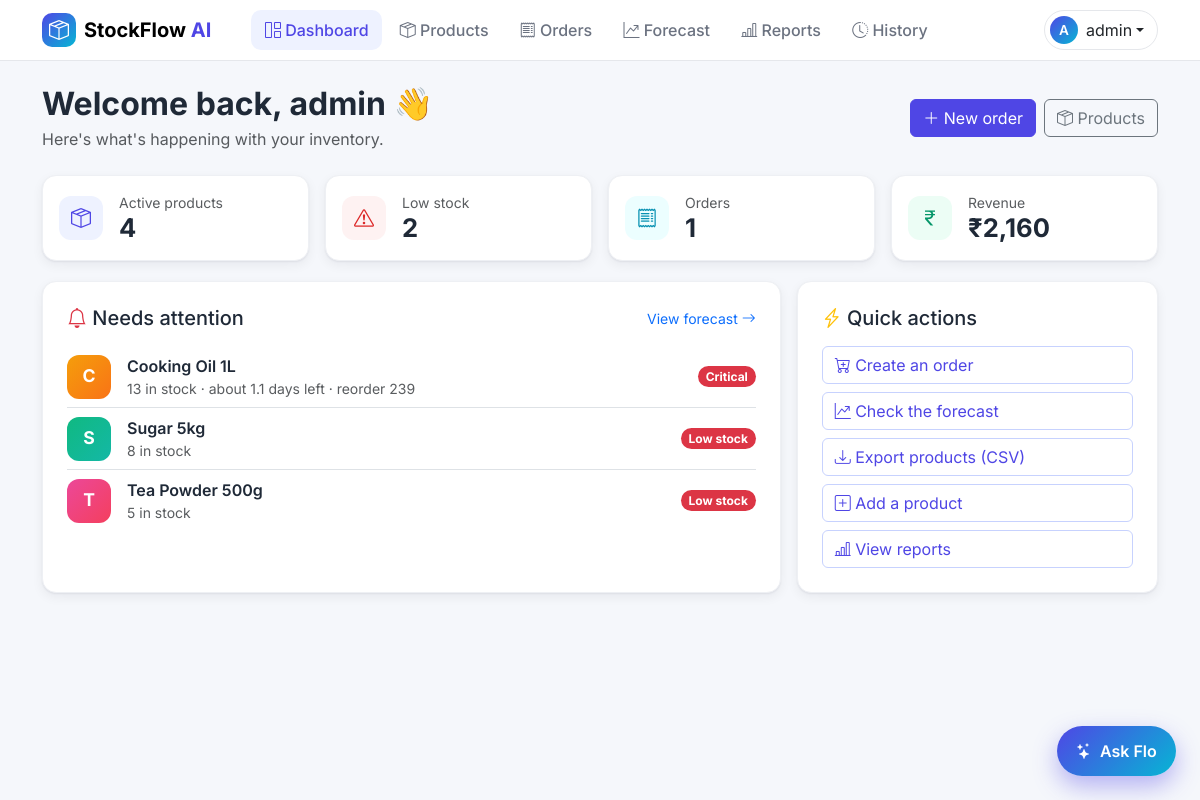
Before: / (signed in) with the older database file.
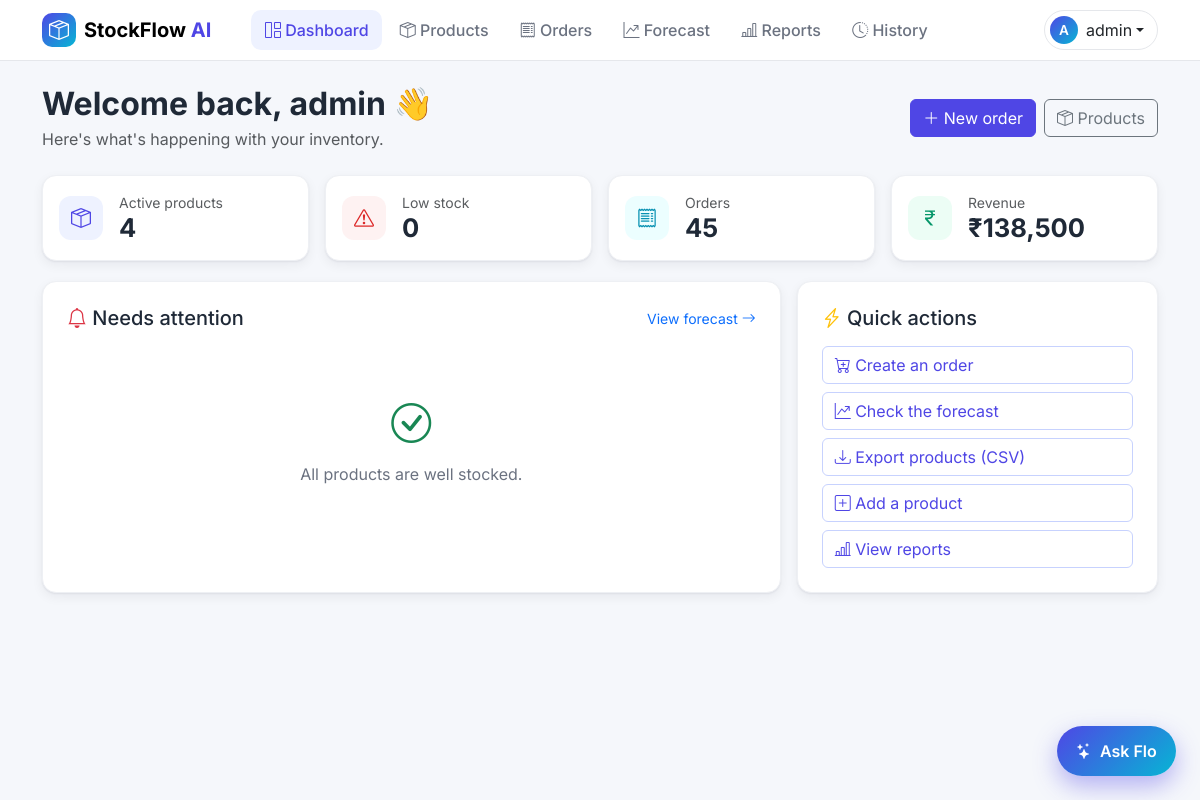
After: the same page with the newer database file.
### app/models.py (models this page shows, shortened)
class Product(db.Model):
    id = db.Column(db.Integer, primary_key=True)
    name = db.Column(db.String(120), unique=True, nullable=False)
    quantity = db.Column(db.Integer, nullable=False, default=0)
    price = db.Column(db.Float, nullable=False)
    reorder_level = db.Column(db.Integer, nullable=False, default=10)
    is_active = db.Column(db.Boolean, nullable=False, default=True)
    @property
    def is_low_stock(self):
        return self.quantity < self.reorder_level

### app/routes.py (the view)
    @app.route("/")
    def home():
        if not current_user.is_authenticated:
            return render_template("home.html")
        forecast_rows = forecast_products()
        attention = [row for row in forecast_rows if needs_attention(row)][:ATTENTION_LIMIT]
        critical_count = sum(1 for row in forecast_rows if row["status"] == "critical")
        return render_template(
            "home.html",
            summary=inventory_summary(),
            attention=attention,
            critical_count=critical_count,
        )

### app/auth.py (called while the page is built)
@login_manager.user_loader
def load_user(user_id):
    return db.session.get(User, int(user_id))

### app/forecast.py (called while the page is built)
def as_utc(value):
    if value is not None and value.tzinfo is None:
        return value.replace(tzinfo=timezone.utc)
    return value

def sales_by_product(now, window_days):
    since = now - timedelta(days=window_days)
    units = func.sum(-StockMovement.change).label("units")
    first_sale = func.min(StockMovement.created_at).label("first_sale")
    query = (
        select(StockMovement.product_id, units, first_sale)
        .where(StockMovement.reason == "order", StockMovement.created_at >= since)
        .group_by(StockMovement.product_id)
    )
    return {
        row.product_id: (row.units, as_utc(row.first_sale))
        for row in db.session.execute(query)
    }

def classify(days_left, lead_time_days):
    if days_left <= lead_time_days:
        return "critical"
    if days_left <= lead_time_days * 2:
        return "warning"
    return "ok"

### app/models.py (called while the page is built)
    @property
    def is_admin(self):
        return self.role == "admin"

### app/routes.py (called while the page is built)
def needs_attention(row):
    if row["status"] in ("critical", "warning"):
        return True
    return row["status"] == "no data" and row["product"].is_low_stock

### app/templates/home.html (shortened to what the changed rows need)
{% extends "base.html" %}
{% block content %}
{% if current_user.is_authenticated %}
    <div class="sf-page-header">
        <div>
            <h1 class="mb-1">Welcome back, {{ current_user.username }} 👋</h1>
            <p class="text-muted mb-0">Here's what's happening with your inventory.</p>
        </div>
        <div class="d-flex flex-wrap gap-2">
            <a class="btn btn-primary" href="{{ url_for('new_order') }}"><i class="bi bi-plus-lg"></i> New order</a>
            <a class="btn btn-outline-secondary" href="{{ url_for('products') }}"><i class="bi bi-box-seam"></i> Products</a>
        </div>
    </div>
    <div class="row g-3">
        <div class="col-6 col-lg-3">
            <div class="sf-card sf-hover p-3 h-100 d-flex align-items-center gap-3">
                <div class="sf-icon tint-primary"><i class="bi bi-box-seam"></i></div>
                <div class="min-w-0">
                    <div class="small text-muted">Active products</div>
                    <div class="sf-kpi-value">{{ summary.total_products }}</div>
                </div>
            </div>
        </div>
        <div class="col-6 col-lg-3">
            <div class="sf-card sf-hover p-3 h-100 d-flex align-items-center gap-3">
                <div class="sf-icon tint-danger"><i class="bi bi-exclamation-triangle"></i></div>
                <div class="min-w-0">
                    <div class="small text-muted">Low stock</div>
                    <div class="sf-kpi-value">{{ summary.low_stock_count }}</div>
                </div>
            </div>
        </div>
        <div class="col-6 col-lg-3">
            <div class="sf-card sf-hover p-3 h-100 d-flex align-items-center gap-3">
                <div class="sf-icon tint-info"><i class="bi bi-receipt"></i></div>
                <div class="min-w-0">
                    <div class="small text-muted">Orders</div>
                    <div class="sf-kpi-value">{{ summary.order_count }}</div>
                </div>
            </div>
        </div>
        <div class="col-6 col-lg-3">
            {% if current_user.is_admin %}
                <div class="sf-card sf-hover p-3 h-100 d-flex align-items-center gap-3">
                    <div class="sf-icon tint-success"><i class="bi bi-currency-rupee"></i></div>
                    <div class="min-w-0">
                        <div class="small text-muted">Revenue</div>
                        <div class="sf-kpi-value text-truncate">₹{{ "{:,.0f}".format(summary.revenue) }}</div>
                    </div>
                </div>
            {% endif %}
        </div>
    </div>
    <div class="row g-3 mt-1">
        <div class="col-lg-8">
            <div class="sf-card p-4 h-100">
                <div class="d-flex justify-content-between align-items-center mb-3">
                    <h2 class="h5 mb-0"><i class="bi bi-bell text-danger"></i> Needs attention</h2>
                    <a href="{{ url_for('forecast') }}" class="small text-decoration-none">View forecast <i class="bi bi-arrow-right"></i></a>
                </div>
                {% for row in attention %}
                    <div class="d-flex align-items-center gap-3 py-2 {{ 'border-top' if not loop.first }}">
                        <div class="sf-avatar avatar-{{ row.product.id % 6 }}">{{ row.product.name[0]|upper }}</div>
                        <div class="flex-grow-1 min-w-0">
                            <div class="fw-semibold text-truncate">{{ row.product.name }}</div>
                            <div class="small text-muted">
                                {{ row.product.quantity }} in stock
                                {% if row.days_left is not none %} · about {{ row.days_left }} days left{% endif %}
                                {% if row.suggested_order %} · reorder {{ row.suggested_order }}{% endif %}
                            </div>
                        </div>
                        {% if row.status == "critical" %}
                            <span class="badge rounded-pill text-bg-danger">Critical</span>
                        {% elif row.status == "warning" %}
                            <span class="badge rounded-pill text-bg-warning">Warning</span>
                        {% else %}
                            <span class="badge rounded-pill text-bg-danger">Low stock</span>
                        {% endif %}
                    </div>
                {% else %}
                    <div class="sf-empty">
                        <i class="bi bi-check-circle text-success"></i>
                        All products are well stocked.
                    </div>
                {% endfor %}
            </div>
        </div>
        <div class="col-lg-4">
            <div class="sf-card p-4 h-100">
                <h2 class="h5 mb-3"><i class="bi bi-lightning-charge text-warning"></i> Quick actions</h2>
                <div class="d-grid gap-2">
                    <a class="btn btn-outline-primary text-start" href="{{ url_for('new_order') }}"><i class="bi bi-cart-plus"></i> Create an order</a>
                    <a class="btn btn-outline-primary text-start" href="{{ url_for('forecast') }}"><i class="bi bi-graph-up-arrow"></i> Check the forecast</a>
                    <a class="btn btn-outline-primary text-start" href="{{ url_for('export_products') }}"><i class="bi bi-download"></i> Export products (CSV)</a>
                    {% if current_user.is_admin %}
                        <a class="btn btn-outline-primary text-start" href="{{ url_for('new_product') }}"><i class="bi bi-plus-square"></i> Add a product</a>
                        <a class="btn btn-outline-primary text-start" href="{{ url_for('reports') }}"><i class="bi bi-bar-chart-line"></i> View reports</a>
                    {% endif %}
                </div>
            </div>
        </div>
    </div>
{% endif %}
{% endblock %}

Changed rows visible on the page:
no longer on this page (row edited): Product: product "C", product.name "Cooking Oil 1L", product.quantity "13"
no longer on this page (row edited): Product: product "S", product.name "Sugar 5kg", product.quantity "8"
no longer on this page (row edited): Product: product "T", product.name "Tea Powder 500g", product.quantity "5"
Other visible differences:
{{ summary.low_stock_count }}: "2" → "0"
{{ summary.order_count }}: "1" → "45"
{{ "{:,.0f}".format(summary.revenue) }}: "2,160" → "138,500"
text now shown: "All products are well stocked."
list line gone: "in stock · about 1.1 days left · reorder 239 Critical"
list line gone: "in stock Low stock"
